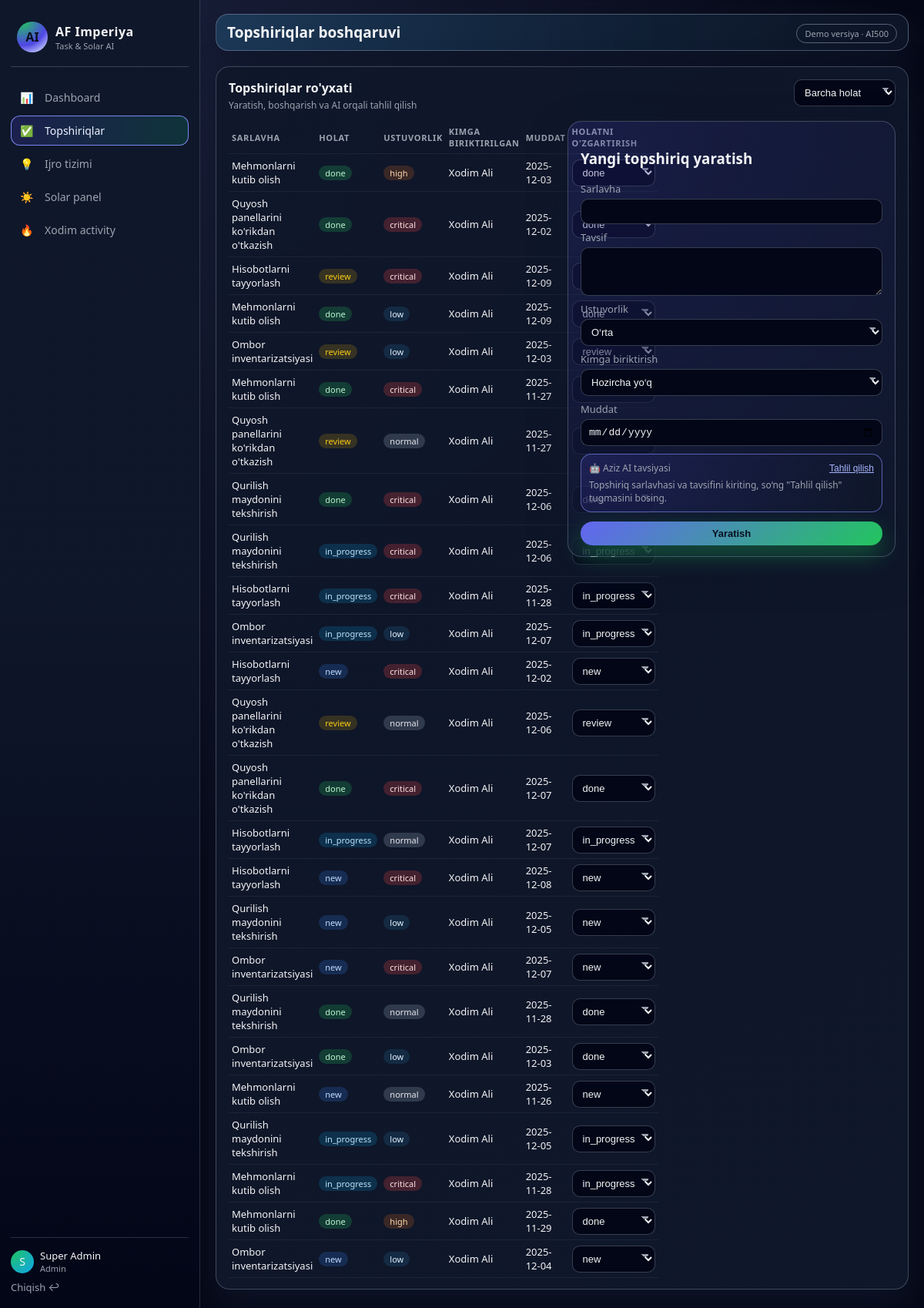
The page /tasks (signed in) on the database its author committed.
### app.py (models this page shows, shortened)
class User(UserMixin, db.Model):
    id = db.Column(db.Integer, primary_key=True)
    full_name = db.Column(db.String(120), nullable=False)
    email = db.Column(db.String(120), unique=True, nullable=False, index=True)
    password_hash = db.Column(db.String(255), nullable=False)
    role = db.Column(db.String(20), nullable=False, default="xodim")  # admin / rahbar / xodim
    is_active = db.Column(db.Boolean, default=True)
    tasks_created = db.relationship("Task", backref="creator", foreign_keys="Task.created_by_id")
    tasks_assigned = db.relationship("Task", backref="assignee", foreign_keys="Task.assigned_to_id")

class Task(db.Model):
    id = db.Column(db.Integer, primary_key=True)
    title = db.Column(db.String(200), nullable=False)
    description = db.Column(db.Text, nullable=True)
    status = db.Column(db.String(20), default="new")  # new / in_progress / review / done / overdue
    priority = db.Column(db.String(20), default="normal")  # low / normal / high / critical
    created_at = db.Column(db.DateTime, default=datetime.utcnow)
    due_date = db.Column(db.Date, nullable=True)
    created_by_id = db.Column(db.Integer, db.ForeignKey("user.id"), nullable=False)
    assigned_to_id = db.Column(db.Integer, db.ForeignKey("user.id"), nullable=True)

### app.py (the view)
@app.route("/tasks")
@login_required
def tasks_list():
    status = request.args.get("status")
    query = Task.query
    if status:
        query = query.filter_by(status=status)
    tasks = query.order_by(Task.created_at.desc()).all()
    users = User.query.all()
    return render_template("tasks.html", tasks=tasks, users=users, status=status)

### app.py (called while the page is built)
@login_manager.user_loader
def load_user(user_id):
    return User.query.get(int(user_id))

### templates/tasks.html (shortened to what this page needs)
{% extends "base.html" %}
{% block header_title %}Topshiriqlar boshqaruvi{% endblock %}
{% block content %}
<div class="card">
    <div class="card-header card-header-flex">
        <div>
            <h3>Topshiriqlar ro'yxati</h3>
            <p class="card-subtitle">Yaratish, boshqarish va AI orqali tahlil qilish</p>
        </div>
        <div class="card-header-actions">
            <form method="get" class="form-inline">
                <select name="status" onchange="this.form.submit()">
                    <option value="">Barcha holat</option>
                </select>
            </form>
        </div>
    </div>
    <div class="grid-2 mt-2">
        <div>
            <div class="table-simple">
                <table>
                    <thead>
                        <tr>
                            <th>Sarlavha</th>
                            <th>Holat</th>
                            <th>Ustuvorlik</th>
                            <th>Kimga biriktirilgan</th>
                            <th>Muddat</th>
                            <th>Holatni o'zgartirish</th>
                        </tr>
                    </thead>
                    <tbody>
                        {% for t in tasks %}
                        <tr>
                            <td>{{ t.title }}</td>
                            <td><span class="badge status-{{ t.status }}">{{ t.status }}</span></td>
                            <td><span class="badge priority-{{ t.priority }}">{{ t.priority }}</span></td>
                            <td>{{ t.assignee.full_name if t.assignee else "-" }}</td>
                            <td>{{ t.due_date or "-" }}</td>
                            <td>
                                <form method="post" action="{{ url_for('tasks_update_status', task_id=t.id) }}">
                                    <select name="status" onchange="this.form.submit()">
                                        <option value="new" {% if t.status == 'new' %}selected{% endif %}>new</option>
                                        <option value="in_progress" {% if t.status == 'in_progress' %}selected{% endif %}>in_progress</option>
                                        <option value="review" {% if t.status == 'review' %}selected{% endif %}>review</option>
                                        <option value="done" {% if t.status == 'done' %}selected{% endif %}>done</option>
                                    </select>
                                </form>
                            </td>
                        </tr>
                        {% else %}
                        <tr>
                            <td colspan="6">Topshiriqlar hali mavjud emas.</td>
                        </tr>
                        {% endfor %}
                    </tbody>
                </table>
            </div>
        </div>
        <div>
            <div class="card card-inner">
                <h3>Yangi topshiriq yaratish</h3>
                <form method="post" action="{{ url_for('tasks_create') }}" class="form">
                    <label>
                        <span>Sarlavha</span>
                        <input type="text" name="title" required>
                    </label>
                    <label>
                        <span>Tavsif</span>
                        <textarea name="description" rows="3"></textarea>
                    </label>
                    <label>
                        <span>Ustuvorlik</span>
                        <select name="priority">
                            <option value="normal" selected>O‘rta</option>
                        </select>
                    </label>
                    <label>
                        <span>Kimga biriktirish</span>
                        <select name="assigned_to_id">
                            <option value="">Hozircha yo‘q</option>
                        </select>
                    </label>
                    <label>
                        <span>Muddat</span>
                        <input type="date" name="due_date">
                    </label>
                    <div class="ai-hint-box">
                        <div class="ai-hint-header">
                            <span>🤖 Aziz AI tavsiyasi</span>
                            <button type="button" class="btn-link" onclick="askAiSuggestion()">Tahlil qilish</button>
                        </div>
                        <div id="aiSuggestionText" class="ai-hint-body">
                            Topshiriq sarlavhasi va tavsifini kiriting, so‘ng "Tahlil qilish" tugmasini bosing.
                        </div>
                    </div>
                    <button class="btn-primary w-100 mt-2" type="submit">Yaratish</button>
                </form>
            </div>
        </div>
    </div>
</div>
{% endblock %}

### templates/base.html (shortened to what this page needs)
<!doctype html>
<html lang="uz">
<head>
    <link rel="stylesheet" href="{{ url_for('static', filename='css/style.css') }}">
</head>
<body>
<div class="layout">
    <aside class="sidebar">
        <div class="sidebar-logo">
            <div class="logo-circle">AI</div>
            <div class="logo-text">
                <span class="logo-main">AF Imperiya</span>
                <span class="logo-sub">Task & Solar AI</span>
            </div>
        </div>
        <nav class="sidebar-nav">
            <a href="{{ url_for('index') }}" class="nav-item {% if request.endpoint == 'index' %}active{% endif %}">
                <span>📊</span> <span>Dashboard</span>
            </a>
            <a href="{{ url_for('tasks_list') }}" class="nav-item {% if 'tasks' in request.endpoint %}active{% endif %}">
                <span>✅</span> <span>Topshiriqlar</span>
            </a>
            <a href="{{ url_for('ijro_board') }}" class="nav-item {% if request.endpoint == 'ijro_board' %}active{% endif %}">
                <span>💡</span> <span>Ijro tizimi</span>
            </a>
            <a href="{{ url_for('solar_page') }}" class="nav-item {% if request.endpoint == 'solar_page' %}active{% endif %}">
                <span>☀️</span> <span>Solar panel</span>
            </a>
            <a href="{{ url_for('activity_page') }}" class="nav-item {% if request.endpoint == 'activity_page' %}active{% endif %}">
                <span>🔥</span> <span>Xodim activity</span>
            </a>
        </nav>
        <div class="sidebar-footer">
            {% if current_user.is_authenticated %}
                <div class="user-mini">
                    <div class="user-circle">{{ current_user.full_name[:1] }}</div>
                    <div>
                        <div class="user-name">{{ current_user.full_name }}</div>
                        <div class="user-role">{{ current_user.role|capitalize }}</div>
                    </div>
                </div>
                <a href="{{ url_for('logout') }}" class="logout-link">Chiqish ↩</a>
            {% endif %}
        </div>
    </aside>
    <main class="main">
        <header class="topbar">
            <div class="topbar-title">
                {% block header_title %}Panel{% endblock %}
            </div>
            <div class="topbar-actions">
                <span class="badge-pill">Demo versiya · AI500</span>
            </div>
        </header>
        <section class="content">
            {% block content %}{% endblock %}
        </section>
    </main>
</div>
</body>
</html>

### rows shown on the page
User: full_name "S", full_name "Super Admin", role "Admin"
Task: title "Mehmonlarni kutib olish", status "done", priority "high", assignee "Xodim Ali", due_date "2025-12-03"
Task: title "Quyosh panellarini ko'rikdan o'tkazish", status "done", priority "critical", assignee "Xodim Ali", due_date "2025-12-02"
Task: title "Hisobotlarni tayyorlash", status "review", priority "critical", assignee "Xodim Ali", due_date "2025-12-09"
Task: title "Mehmonlarni kutib olish", status "done", priority "low", assignee "Xodim Ali", due_date "2025-12-09"
Task: title "Ombor inventarizatsiyasi", status "review", priority "low", assignee "Xodim Ali", due_date "2025-12-03"
Task: title "Mehmonlarni kutib olish", status "done", priority "critical", assignee "Xodim Ali", due_date "2025-11-27"
Task: title "Quyosh panellarini ko'rikdan o'tkazish", status "review", priority "normal", assignee "Xodim Ali", due_date "2025-11-27"
Task: title "Qurilish maydonini tekshirish", status "done", priority "critical", assignee "Xodim Ali", due_date "2025-12-06"
Task: title "Qurilish maydonini tekshirish", status "in_progress", priority "critical", assignee "Xodim Ali", due_date "2025-12-06"
Task: title "Hisobotlarni tayyorlash", status "in_progress", priority "critical", assignee "Xodim Ali", due_date "2025-11-28"
Task: title "Ombor inventarizatsiyasi", status "in_progress", priority "low", assignee "Xodim Ali", due_date "2025-12-07"
Task: title "Hisobotlarni tayyorlash", status "new", priority "critical", assignee "Xodim Ali", due_date "2025-12-02"
Task: title "Quyosh panellarini ko'rikdan o'tkazish", status "review", priority "normal", assignee "Xodim Ali", due_date "2025-12-06"
Task: title "Quyosh panellarini ko'rikdan o'tkazish", status "done", priority "critical", assignee "Xodim Ali", due_date "2025-12-07"
Task: title "Hisobotlarni tayyorlash", status "in_progress", priority "normal", assignee "Xodim Ali", due_date "2025-12-07"
Task: title "Hisobotlarni tayyorlash", status "new", priority "critical", assignee "Xodim Ali", due_date "2025-12-08"
Task: title "Qurilish maydonini tekshirish", status "new", priority "low", assignee "Xodim Ali", due_date "2025-12-05"
Task: title "Ombor inventarizatsiyasi", status "new", priority "critical", assignee "Xodim Ali", due_date "2025-12-07"
Task: title "Qurilish maydonini tekshirish", status "done", priority "normal", assignee "Xodim Ali", due_date "2025-11-28"
Task: title "Ombor inventarizatsiyasi", status "done", priority "low", assignee "Xodim Ali", due_date "2025-12-03"
Task: title "Mehmonlarni kutib olish", status "new", priority "normal", assignee "Xodim Ali", due_date "2025-11-26"
Task: title "Qurilish maydonini tekshirish", status "in_progress", priority "low", assignee "Xodim Ali", due_date "2025-12-05"
Task: title "Mehmonlarni kutib olish", status "in_progress", priority "critical", assignee "Xodim Ali", due_date "2025-11-28"
Task: title "Mehmonlarni kutib olish", status "done", priority "high", assignee "Xodim Ali", due_date "2025-11-29"
Task: title "Ombor inventarizatsiyasi", status "new", priority "low", assignee "Xodim Ali", due_date "2025-12-04"
